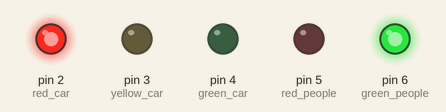
This sketch was run on a simulated Arduino Uno, built with avr-gcc and run on an emulated ATmega328P. Parts: output pins drawn as LEDs (lit = HIGH).

Above: at 2.5 s.
At 11.5 s:
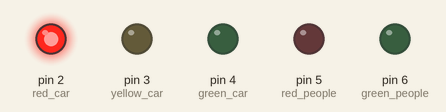
At 21.0 s:
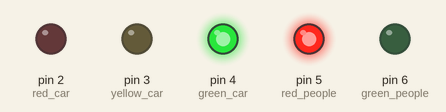
At 27.5 s:
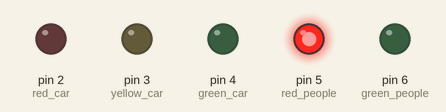
At 36.0 s:
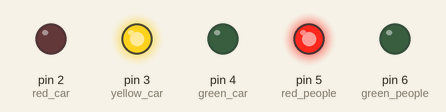
Timing chart, 0 to 48.1 s (numbered marks = the images above):
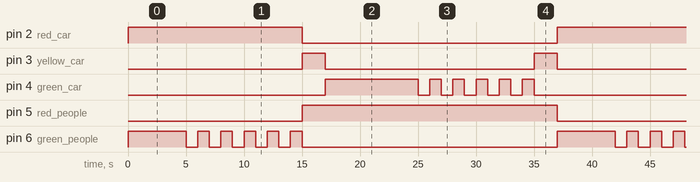

The sketch:

traffic_lights.ino
```cpp
int red_car = 2;
int yellow_car = 3;
int green_car = 4;
int red_people = 5;
int green_people = 6;

void setup() {
  // put your setup code here, to run once:
  pinMode(red_car, OUTPUT);
  pinMode(yellow_car, OUTPUT);
  pinMode(green_car, OUTPUT);
  pinMode(red_people, OUTPUT);
  pinMode(green_people, OUTPUT);

}

void loop() {

  // Красный для машин, зелёный для людей
  digitalWrite(red_car, HIGH);
  digitalWrite(green_people, HIGH);
  delay(5000);

  // Мигание зелёного для людей
  for (int i; i < 5; i++) {
    digitalWrite(green_people, LOW);
    delay(1000);
    digitalWrite(green_people, HIGH);
    delay(1000);
  }

  // Жёлтый для машин, красный для людей
  digitalWrite(green_people, LOW);
  digitalWrite(red_people, HIGH);
  digitalWrite(red_car, LOW);
  digitalWrite(yellow_car, HIGH);
  delay(2000);

  // Зелёный для машин, красный для людей
  digitalWrite(yellow_car, LOW);
  digitalWrite(green_car, HIGH);
  delay(8000);

  // Мигание зелёного для машин
  for (int i; i < 5; i++) {
    digitalWrite(green_car, LOW);
    delay(1000);
    digitalWrite(green_car, HIGH);
    delay(1000);
  }

  // Жёлтый для машин
  digitalWrite(green_car, LOW);
  digitalWrite(yellow_car, HIGH);
  delay(2000);
  digitalWrite(yellow_car, LOW);
  digitalWrite(red_people, LOW);

}
```

Measured:
- by itself, pin 2 (red_car): alternates HIGH for 15.0 s and LOW for 22.0 s
- by itself, pin 3 (yellow_car): repeats every 37.0 s: LOW 18.0 s, HIGH 2.0 s, LOW 15.0 s, HIGH 2.0 s
- by itself, pin 4 (green_car): repeats every 37.0 s: 5 × (LOW 1.0 s, HIGH 1.0 s), LOW 19.0 s, HIGH 8.0 s
- by itself, pin 5 (red_people): alternates HIGH for 22.0 s and LOW for 15.0 s
- by itself, pin 6 (green_people): repeats every 37.0 s: 5 × (LOW 1.0 s, HIGH 1.0 s), LOW 22.0 s, HIGH 5.0 s
